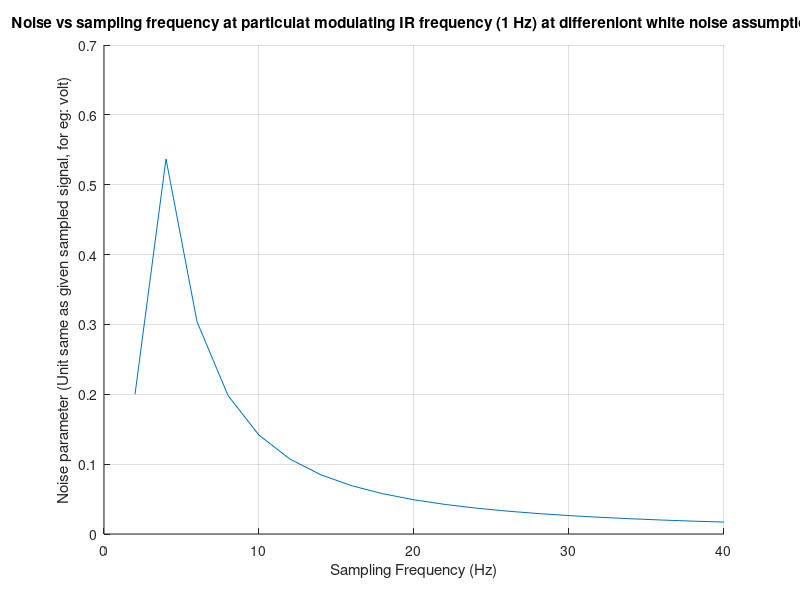

Write the MATLAB code that produced this figure.
% The script calculates the FFT of given sampled IR signal, calulates the
% noise level at different sampling frequency.
clc;
clear all;
close all;
f=1:10; % Modulating frequency of IR signal
k=1:20;
% fs=k.*f; %Samping frequency ; Sampling frequency should always be greater or equal to 2 times of IR signal frequency
% t=0:1/fs:1/f; % For sampling timing index
xn=0.2; % Noise signal , assuming white noise

for i=1:1
    for j=1:length(k)
        fs(j)=k(j).*2*f(i); %Samping frequency ; Sampling frequency should always be greater or equal to 2 times of IR signal frequency
        t=0:1/fs(j):1/f(i); % For sampling timing index
        xs=3*sin(2*pi*f(i)*t); % IR signal at modulating rfrequency
        x=xs+xn; % Total signal (original plus noise signal)
        X=1/length(x)*fft(x,size(x,2)); % Fast Fourier Transform (FFT) of IR modulated sampled signal
        Xa=abs(X); % Absolute 
%       fx=linspace(-fs(j)/2,fs(j)/2,length(X)); % FFT provides frequency spectrum only between -fs/2 to +fs/2
        XaShifted=fftshift(Xa); %  for visualizing the Fourier transform with the zero-frequency component in the middle of the spectrum 
        signalAmpatf=max(XaShifted); %Assuming the maximum amplitude is signal amplitude
        noiseVal(i,j)=abs((sum(abs(XaShifted))-2*abs(signalAmpatf))/(length(XaShifted)-2)); %
       
    end 
%     plot(XaShifted);
%         hold on;
end
hold on
plot(fs,noiseVal(1,:));
grid on;
xlabel('Sampling Frequency (Hz)');
ylabel('Noise parameter (Unit same as given sampled signal, for eg: volt)');
title('Noise vs sampling frequency at particulat modulating IR frequency (1 Hz) at differeniont white noise assumption') ;